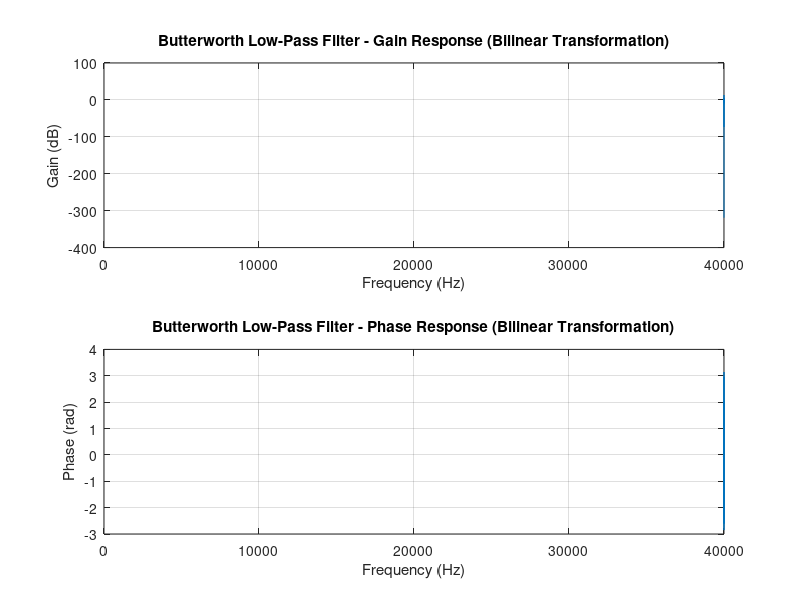

This figure's MATLAB source:
% Input parameters
FS = 80e3; % Sampling frequency (Hz)
FP = 4e3; % Pass-band edge frequency (Hz)
FSB = 20e3; % Stop-band edge frequency (Hz)
DELTAP = 0.5; % Maximum pass-band ripple (dB)
DELTAS = 45; % Minimum stop-band attenuation (dB)

% Determine the order of the analog prototype filter
wp = 2*pi*FP/FS; % Pass-band edge frequency (rad/s)
ws = 2*pi*FSB/FS; % Stop-band edge frequency (rad/s)
[n, wn] = buttord(wp, ws, DELTAP, DELTAS, 's');

% Design the analog prototype filter
[b, a] = butter(n, wn, 's');

% Perform bilinear transformation
[num, den] = bilinear(b, a, FS);

% Plot the gain response of the designed filter
f = 0:0.1:FS/2; % Frequency vector (Hz)
w = 2*pi*f/FS; % Frequency vector (rad/s)
[h, w] = freqz(num, den, w);
gain = 20*log10(abs(h));
phase = angle(h);
subplot(2,1,1);
plot(f, gain);
xlabel('Frequency (Hz)');
ylabel('Gain (dB)');
title('Butterworth Low-Pass Filter - Gain Response (Bilinear Transformation)');
grid on;

% Plot the phase response of the designed filter
subplot(2,1,2);
plot(f, phase);
xlabel('Frequency (Hz)');
ylabel('Phase (rad)');
title('Butterworth Low-Pass Filter - Phase Response (Bilinear Transformation)');
grid on;
